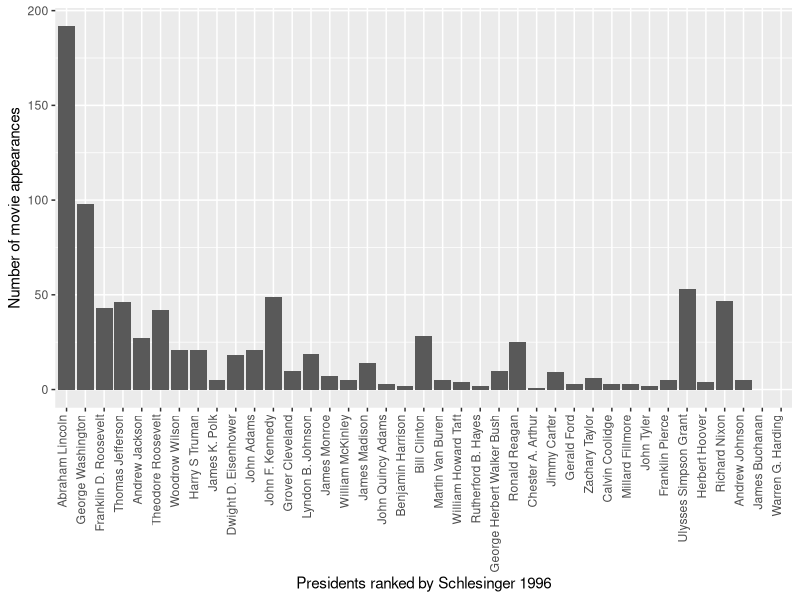
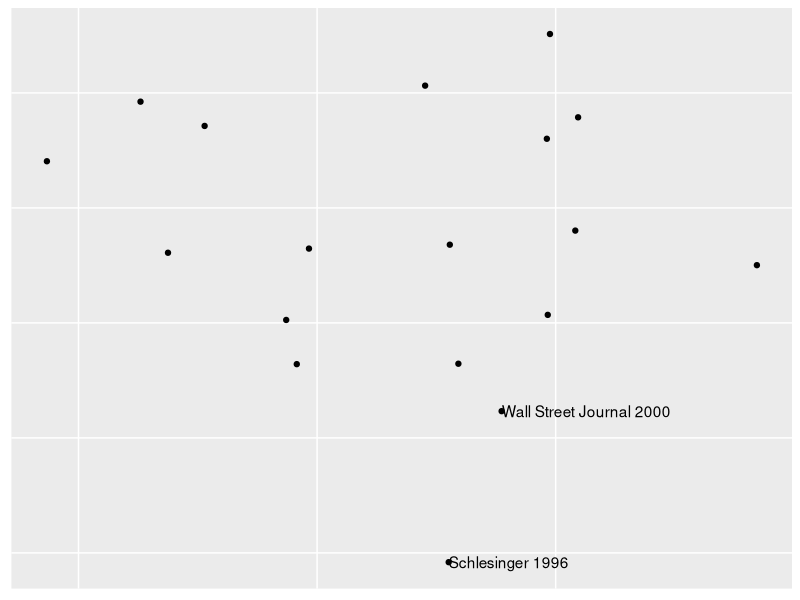
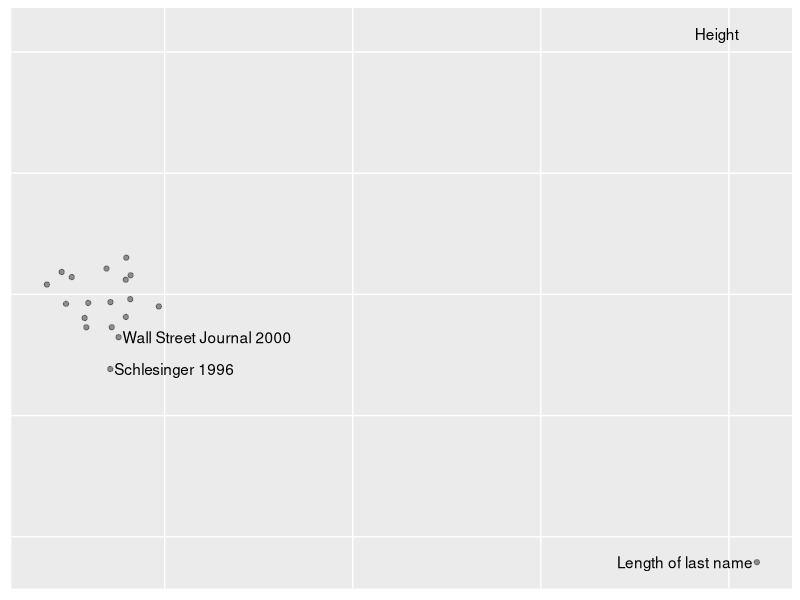
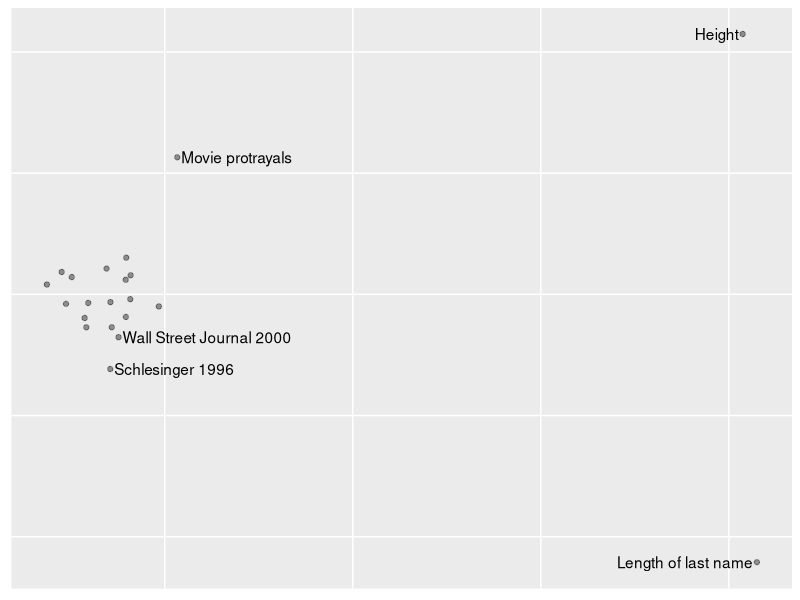

R code for these plots, in order:
library(ggplot2)


pres.full<-read.csv("pres_data.csv")

#Unrun code to show the various IMDB pages.
#for (j in 1:43){
#  system(paste('open http://www.imdb.com/character/',pres.full$IMDBCharNum[j],'/filmotype#main',sep=''))
#  }


#Subest out the rank data
pres.rankings <- pres.full[1:43, c(5:26)]
pres.rankings.nc <- dim(pres.rankings)[2]


#Build a matrix of distance between the rankings using scaled Kendall
dist.mat <- mat.or.vec(pres.rankings.nc, pres.rankings.nc)

for (i in 1:pres.rankings.nc){
  for (j in 1:pres.rankings.nc){
  #dist.mat[i,j] <- ConDisPairs(table(pres.rankings[,i],pres.rankings[,j]))$D
    dist.mat[i,j] <- (1-cor(pres.rankings[,i],pres.rankings[,j],use="pairwise.complete.obs", method="k"))/2
  }
}

colnames(dist.mat) <- colnames(pres.rankings)
rownames(dist.mat) <- colnames(dist.mat)


#Shamelessly use the code from the cmdscale help page
#Note the when we add in stuff like height, then Kruskal scaling collapses all the survey rankings
#Classical scaling is right, I think.
loc <- cmdscale(as.dist(dist.mat))

pres.plot <- NULL

pres.plot$x <- loc[, 1]
pres.plot$y <- -loc[, 2] #The minus sign is a copy & paste thing (although it doesn't really matter.)
pres.plot <- as.data.frame(pres.plot)

#Krukal scaling
#loc.k <- isoMDS(as.dist(dist.mat))

#Produce the graph that shows that popular presidents are in lots of movies
pres.full.s<-data.frame(pres.full$Name,pres.full$num.of.movies,pres.full$Schl..1996)
colnames(pres.full.s) <- c("Name","num.of.movies","S1996.rating")
pres.full.s <- pres.full.s[complete.cases(pres.full.s),]
pres.full.s$Name <- factor(pres.full.s$Name, levels = pres.full.s$Name[order(pres.full.s$S1996.rating)])

g.bar <- ggplot(data=pres.full.s, aes(x=Name,y=num.of.movies)) + 
  geom_bar(stat="identity") + 
  theme(axis.text.x = element_text(angle = 90, hjust = 1,vjust=0)) + 
  xlab("Presidents ranked by Schlesinger 1996") +
  ylab("Number of movie appearances")
g.bar


#Produce point clouds that show the traditional rankings clustering together, movie rankings close, and other stuff 
# fra off

g.dots.1 <- ggplot(pres.plot[c(-1,-20,-21,-22),], aes(x,y)) + 
  geom_point() + theme(axis.line=element_blank(),axis.text.x=element_blank(),
                          axis.text.y=element_blank(),axis.ticks=element_blank(),
                          axis.title.x=element_blank(),
                          axis.title.y=element_blank(),legend.position="none",
                          panel.grid.minor=element_blank(),plot.background=element_blank()) +
  annotate("text",x=pres.plot$x[10],y=pres.plot$y[10],label="Schlesinger 1996",hjust=0) +
  annotate("text",x=pres.plot$x[12],y=pres.plot$y[12],label="Wall Street Journal 2000",hjust=0)
g.dots.1

g2 <- ggplot(pres.plot[c(-1,-20,-21),], aes(x,y))
g.dots.2 <- ggplot(pres.plot[c(-1,-20,-21),], aes(x,y)) + 
  geom_point(alpha=.4) + 
  theme(axis.line=element_blank(),axis.text.x=element_blank(),
                          axis.text.y=element_blank(),axis.ticks=element_blank(),
                          axis.title.x=element_blank(),
                          axis.title.y=element_blank(),legend.position="none",
                          panel.grid.minor=element_blank(),plot.background=element_blank()) +
  annotate("text",x=pres.plot$x[10],y=pres.plot$y[10],label=" Schlesinger 1996",hjust=0) +
  annotate("text",x=pres.plot$x[12],y=pres.plot$y[12],label=" Wall Street Journal 2000",hjust=0) +
  annotate("text",x=pres.plot$x[21],y=pres.plot$y[21],label="Height ",hjust=1) +
  annotate("text",x=pres.plot$x[22],y=pres.plot$y[22],label="Length of last name ",hjust=1)
g.dots.2

g.dots.3 <- ggplot(pres.plot[c(-20),], aes(x,y)) + 
                geom_point(alpha=.4) + 
                theme(axis.line=element_blank(),axis.text.x=element_blank(),
                                        axis.text.y=element_blank(),axis.ticks=element_blank(),
                                        axis.title.x=element_blank(),
                                        axis.title.y=element_blank(),legend.position="none",
                                        panel.grid.minor=element_blank(),plot.background=element_blank()) +
  annotate("text",x=pres.plot$x[10],y=pres.plot$y[10],label=" Schlesinger 1996",hjust=0) +
  annotate("text",x=pres.plot$x[12],y=pres.plot$y[12],label=" Wall Street Journal 2000",hjust=0) +
  annotate("text",x=pres.plot$x[22],y=pres.plot$y[22],label="Length of last name ",hjust=1) +
  annotate("text",x=pres.plot$x[21],y=pres.plot$y[21],label="Height ",hjust=1) +
  annotate("text",x=pres.plot$x[1],y=pres.plot$y[1],label=" Movie protrayals",hjust=0)
g.dots.3


